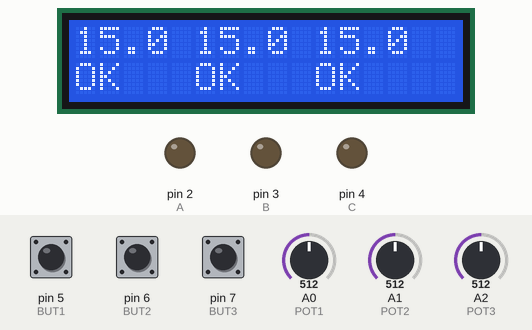
This sketch was run on a simulated Arduino Uno, built with avr-gcc and run on an emulated ATmega328P. Parts: 16×2 character LCD, output pins drawn as LEDs (lit = HIGH). Inputs (shaded band) come from the test bench; at power-on: pin 7 (BUT3) HIGH, pin 5 (BUT1) HIGH, pin 6 (BUT2) HIGH, A0 (POT1) = 512, A1 (POT2) = 512, A2 (POT3) = 512. EEPROM starts erased.

Above: at 3.2 s.
3.3 s: pin 7 (BUT3) pulled LOW for 0.15 s
At 3.9 s:
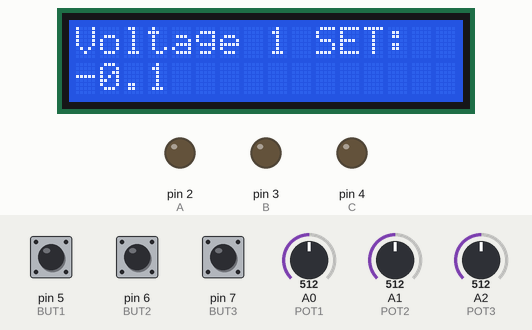
5.0 s: pin 7 (BUT3) pulled LOW for 1 s
At 6.6 s:
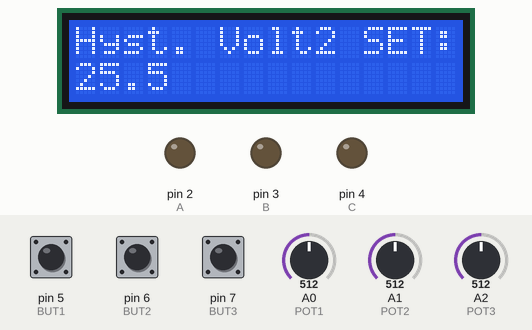
7.6 s: pin 5 (BUT1) pulled LOW for 0.15 s
At 8.5 s:
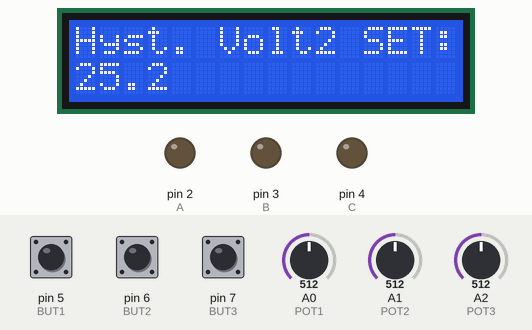
9.2 s: pin 6 (BUT2) pulled LOW for 1 s
At 10.9 s:
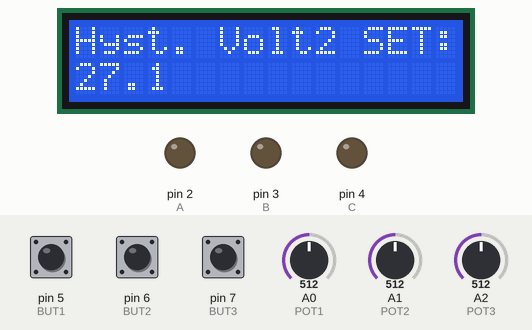
11.7 s: pin 6 (BUT2) pulled LOW for 0.15 s
At 12.7 s:
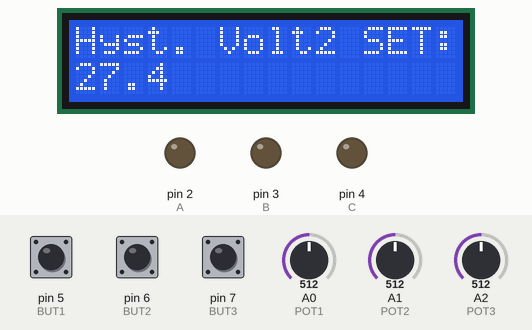
13.3 s: pin 5 (BUT1) pulled LOW for 3.2 s
At 16.9 s:
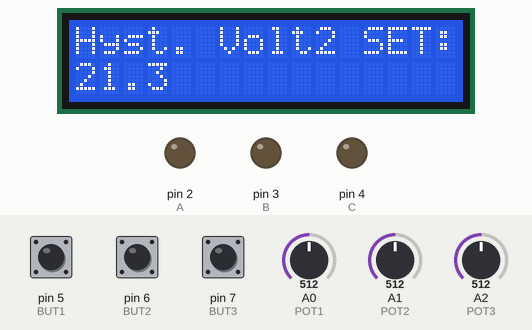

Measured:
- after the input at 3.3 s, the display: first changes at once (image 1 shows a later state)
- after the input at 5.0 s, the display: first changes at once (image 2 shows a later state)
- after the input at 7.6 s, the display: first changes after 0.06 s (image 3 shows a later state)
- after the input at 9.2 s, the display: first changes after 0.05 s (image 4 shows a later state)
- after the input at 11.7 s, the display: first changes after 0.05 s (image 5 shows a later state)
- after the input at 13.3 s, the display: first changes after 0.06 s (image 6 shows a later state)

The sketch:

voltage_6outputs_control.ino
```cpp
//tolerance works only in increment and once output high it works for 30 secs
//range 0.0 - 30.0

#include <Wire.h>
#include <EEPROM.h>
#include <LiquidCrystal.h>

const int rs = 13, en = 12, d4 = 11, d5 = 10, d6 = 9, d7 = 8;
LiquidCrystal lcd(rs, en, d4, d5, d6, d7);

#define A 2
#define B 3
#define C 4

// define variable
float volt1, volt2, volt3;
float req_volt1, req_volt2, req_volt3;
float volt1_hyst, volt2_hyst, volt3_hyst;
int count1 = 0;
int count2 = 0;
int count3 = 0;

//define flags
bool volt1_flag = 0;
bool volt2_flag = 0;
bool volt3_flag = 0;
bool volt1_sec_flag = 0;
bool volt2_sec_flag = 0;
bool volt3_sec_flag = 0;

#define POT1 A0
#define POT2 A1
#define POT3 A2
#define BUT1 5    // - switch
#define BUT2 6    // + switch
#define BUT3 7    // MENU switch

byte meniu = 0; // if MENIU = 0 is clasical
// if MENIU = 1 is for voltage set (req_volt)
// if MENIU = 2 is for dt voltage (volt_hyst)


void setup()
{
  Serial.begin(9600);

  lcd.begin(16, 2);

  // define outputs
  pinMode(A, OUTPUT);
  pinMode(B, OUTPUT);
  pinMode(C, OUTPUT);

  // set the default state for outputs
  digitalWrite(A, LOW);
  digitalWrite(B, LOW);
  digitalWrite(C, LOW);

  // set push buttons for menu
  pinMode(POT1, INPUT);
  pinMode(POT2, INPUT);
  pinMode(POT3, INPUT);
  pinMode(BUT1, INPUT);
  pinMode(BUT2, INPUT);
  pinMode(BUT3, INPUT);

  // pull-ups on
  digitalWrite(BUT1, HIGH);
  digitalWrite(BUT2, HIGH);
  digitalWrite(BUT3, HIGH);

  lcd.setCursor(0, 1);
  lcd.print("Voltage control");

  delay(1000);
  lcd.clear();

  lcd.setCursor(0, 1);
  lcd.print("VER.0.1 GAGAN ");
  delay(1000);
  lcd.clear();

  byte tset1 = EEPROM.read(201);
  byte tset2 = EEPROM.read(202);
  req_volt1 = 256 * tset1 + tset2;  // recover the number
  req_volt1 = req_volt1 / 10;
  tset1 = EEPROM.read(203);
  tset2 = EEPROM.read(204);
  req_volt2 = 256 * tset1 + tset2;  // recover the number
  req_volt2 = req_volt2 / 10;
  tset1 = EEPROM.read(205);
  tset2 = EEPROM.read(206);
  req_volt3 = 256 * tset1 + tset2;  // recover the number
  req_volt3 = req_volt3 / 10;

  volt1_hyst = EEPROM.read(207);
  volt1_hyst = volt1_hyst / 10;
  volt2_hyst = EEPROM.read(208);
  volt2_hyst = volt2_hyst / 10;
  volt3_hyst = EEPROM.read(209);
  volt3_hyst = volt3_hyst / 10;
}

void loop()
{
  if (meniu >= 3) meniu = 0;
  if (digitalRead(BUT3) == LOW)
  { meniu = meniu + 1;
    lcd.clear();
    delay(250);
  }

  if (meniu == 0)
  {
    //get sensor values
    volt1 = analogRead(POT1);
    volt1 = map(volt1, 0, 1023, 0, 300);
    volt1 = volt1 / 10;
    volt2 = analogRead(POT2);
    volt2 = map(volt2, 0, 1023, 0, 300);
    volt2 = volt2 / 10;
    volt3 = analogRead(POT3);
    volt3 = map(volt3, 0, 1023, 0, 300);
    volt3 = volt3 / 10;

    //write on lcd
    lcd.setCursor(0, 0);
    lcd.print(volt1, 1);
    lcd.setCursor(5, 0);
    lcd.print(volt2, 1);
    lcd.setCursor(10, 0);
    lcd.print(volt3, 1);

    //checking conditions
    if ((req_volt1 + volt1_hyst > volt1 && volt1_flag == 1) || volt1_sec_flag == 1)
    {
      volt1_sec_flag = 1;
      digitalWrite(A, HIGH);
      lcd.setCursor(0, 1);
      lcd.print("1");

      if (count1 < 3000) {
        delay(1);
        count1++;
      }
      else {
        volt1_sec_flag = 0;
        count1 = 0 ;
      }
    }

    else if (req_volt1 > volt1)
    {
      volt1_flag = 1;
    }

    else
    {
      digitalWrite(A, LOW);
      lcd.setCursor(0, 1);
      lcd.print("OK");
      volt1_flag = 0;
    }

    if ((req_volt2 + volt2_hyst > volt2 && volt2_flag == 1) || volt2_sec_flag == 1)
    {
      volt2_sec_flag = 1;
      digitalWrite(B, HIGH);
      lcd.setCursor(5, 1);
      lcd.print("2");

      if (count2 < 3000) {
        delay(1);
        count2++;
      }
      else {
        volt2_sec_flag = 0;
        count2 = 0 ;
      }
    }

    else if (req_volt2 > volt2)
    {
      digitalWrite(B, LOW);
      lcd.setCursor(5, 1);
      lcd.print("2");
      volt2_flag = 1;
    }

    else
    {
      digitalWrite(B, LOW);
      lcd.setCursor(5, 1);
      lcd.print("OK");
      volt2_flag = 0;
    }

    if ((req_volt3 + volt3_hyst > volt3 && volt3_flag == 1) || volt3_sec_flag == 1)
    {
      volt3_sec_flag = 1;
      digitalWrite(C, HIGH);
      lcd.setCursor(10, 1);
      lcd.print("3");

      if (count3 < 3000) {
        delay(1);
        count3++;
      }
      else {
        volt3_sec_flag = 0;
        count3 = 0 ;
      }
    }

    else if (req_volt3 > volt3)
    {
      digitalWrite(C, LOW);
      lcd.setCursor(10, 1);
      lcd.print("3");
      volt3_flag = 1;
    }

    else
    {
      digitalWrite(C, LOW);
      lcd.setCursor(10, 1);
      lcd.print("OK");
      volt3_flag = 0;
    }

  } // last line for MENIU = 0


  if (meniu == 1) {

    // Set voltage values
    while (meniu == 1) {
      while (digitalRead(BUT3) != LOW) {

        lcd.setCursor(0, 0);
        lcd.print("Voltage 1 SET: ");
        lcd.setCursor(0, 1);
        lcd.print(req_volt1, 1);


        if (digitalRead(BUT1) == LOW && req_volt1 > 0)
        { req_volt1 = req_volt1 - 0.1;
          delay(50);
        }
        if (digitalRead(BUT2) == LOW && req_volt1 < 30)
        { req_volt1 = req_volt1 + 0.1;
          delay(50);
        }
      }

      lcd.clear();
      delay(200);

      while (digitalRead(BUT3) != LOW) {

        lcd.setCursor(0, 0);
        lcd.print("Voltage 2 SET: ");
        lcd.setCursor(0, 1);
        lcd.print(req_volt2, 1);


        if (digitalRead(BUT1) == LOW && req_volt2 > 0)
        { req_volt2 = req_volt2 - 0.1;
          delay(50);
        }
        if (digitalRead(BUT2) == LOW && req_volt2 < 30)
        { req_volt2 = req_volt2 + 0.1;
          delay(50);
        }
      }

      lcd.clear();
      delay(200);

      while (digitalRead(BUT3) != LOW) {

        lcd.setCursor(0, 0);
        lcd.print("Voltage 3 SET: ");
        lcd.setCursor(0, 1);
        lcd.print(req_volt3, 1);


        if (digitalRead(BUT1) == LOW && req_volt3 > 0)
        { req_volt3 = req_volt3 - 0.1;
          delay(50);
        }
        if (digitalRead(BUT2) == LOW && req_volt3 < 30)
        { req_volt3 = req_volt3 + 0.1;
          delay(50);
        }
      }

      meniu = 2;
      delay(250);
      lcd.clear();

    }

    // saving values to eeprom
    int req2_volt1 = req_volt1 * 10;
    byte tset1 = req2_volt1 / 256;
    byte tset2 = req2_volt1 - tset1 * 256;
    EEPROM.write(201, tset1);
    EEPROM.write(202, tset2);
    delay (100);
    int req2_volt2 = req_volt2 * 10;
    tset1 = req2_volt2 / 256;
    tset2 = req2_volt2 - tset1 * 256;
    EEPROM.write(203, tset1);
    EEPROM.write(204, tset2);
    delay (100);
    int req2_volt3 = req_volt3 * 10;
    tset1 = req2_volt3 / 256;
    tset2 = req2_volt3 - tset1 * 256;
    EEPROM.write(205, tset1);
    EEPROM.write(206, tset2);
    delay (100);
  }   // end loop for MENIU = 1


  if (meniu == 2) {

    // set the tolerances
    while (meniu == 2) {

      while (digitalRead(BUT3) != LOW) {

        lcd.setCursor(0, 0);
        lcd.print("Hyst. Volt1 SET:");
        lcd.setCursor(0, 1);
        lcd.print(volt1_hyst, 1);

        if (digitalRead(BUT1) == LOW && volt1_hyst > 0.1 )
        { volt1_hyst = volt1_hyst - 0.1;
          delay(50);
        }
        if (digitalRead(BUT2) == LOW)
        { volt1_hyst = volt1_hyst + 0.1;
          delay(50);
        }
      }

      lcd.clear();
      delay(200);

      while (digitalRead(BUT3) != LOW) {

        lcd.setCursor(0, 0);
        lcd.print("Hyst. Volt2 SET:");
        lcd.setCursor(0, 1);
        lcd.print(volt2_hyst, 1);

        if (digitalRead(BUT1) == LOW && volt2_hyst > 0.1 )
        { volt2_hyst = volt2_hyst - 0.1;
          delay(50);
        }
        if (digitalRead(BUT2) == LOW)
        { volt2_hyst = volt2_hyst + 0.1;
          delay(50);
        }
      }

      lcd.clear();
      delay(200);

      while (digitalRead(BUT3) != LOW) {

        lcd.setCursor(0, 0);
        lcd.print("Hyst. Volt. SET:");
        lcd.setCursor(0, 1);
        lcd.print(volt3_hyst, 1);

        if (digitalRead(BUT1) == LOW && volt3_hyst > 0.1 )
        { volt3_hyst = volt3_hyst - 0.1;
          delay(50);
        }
        if (digitalRead(BUT2) == LOW)
        { volt3_hyst = volt3_hyst + 0.1;
          delay(50);
        }
      }

      meniu = 3;
      delay(350);
      lcd.clear();

    }
    EEPROM.write(207, volt1_hyst * 10);
    EEPROM.write(208, volt2_hyst * 10);
    EEPROM.write(209, volt3_hyst * 10);
  }  // end loop for MENIU = 2

}   // last line in main loop
```
